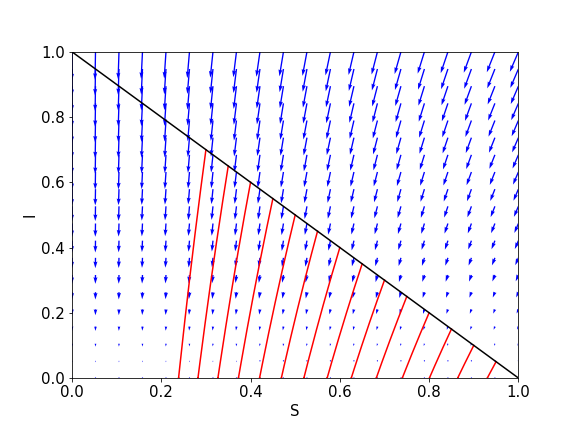

This chart was generated by the following Python code:
# Código para graficar el diagrama de fase del modelo

import matplotlib.pyplot as plt
import numpy as np
from scipy.integrate import odeint
import pylab as pl
beta = 0.03
gamma = 0.1
N = 1.0
# The 3-dimensional nonlinear system.
def dx_dt(x, t):
 return [-beta*x[0]*x[1], beta*x[0]*x[1]-gamma*x[1], gamma*x[1]]
# Trajectories in forward time.
fig=plt.figure(figsize=(8, 6))
ts = np.linspace(0, 50000, 50000,dtype=int)
inc = np.linspace(0,0.7,15)
for s in inc:
 x0 = [N-s, s, 0]
 xs = odeint(dx_dt, x0, ts)
 plt.plot(xs[:,0], xs[:,1], "r-")
# plot I=N-S-R
x=np.linspace(0,2,25)
plt.plot(x,N-x,"k-")
# Label the axes and set fontsizes.
plt.xlabel("S", fontsize=15)
plt.ylabel("I", fontsize=15)
plt.tick_params(labelsize=15)
plt.xlim(0, 1)
plt.ylim(0, 1);
# Plot the vectorfield.
S, I = np.mgrid[0:1:20j, 0:1:20j]
u=-beta * S * I
v=beta * S * I - gamma * I
w=gamma * I
pl.quiver(S, I, u, v, color = 'b')
plt.savefig("Fase1.png")
plt.show()
